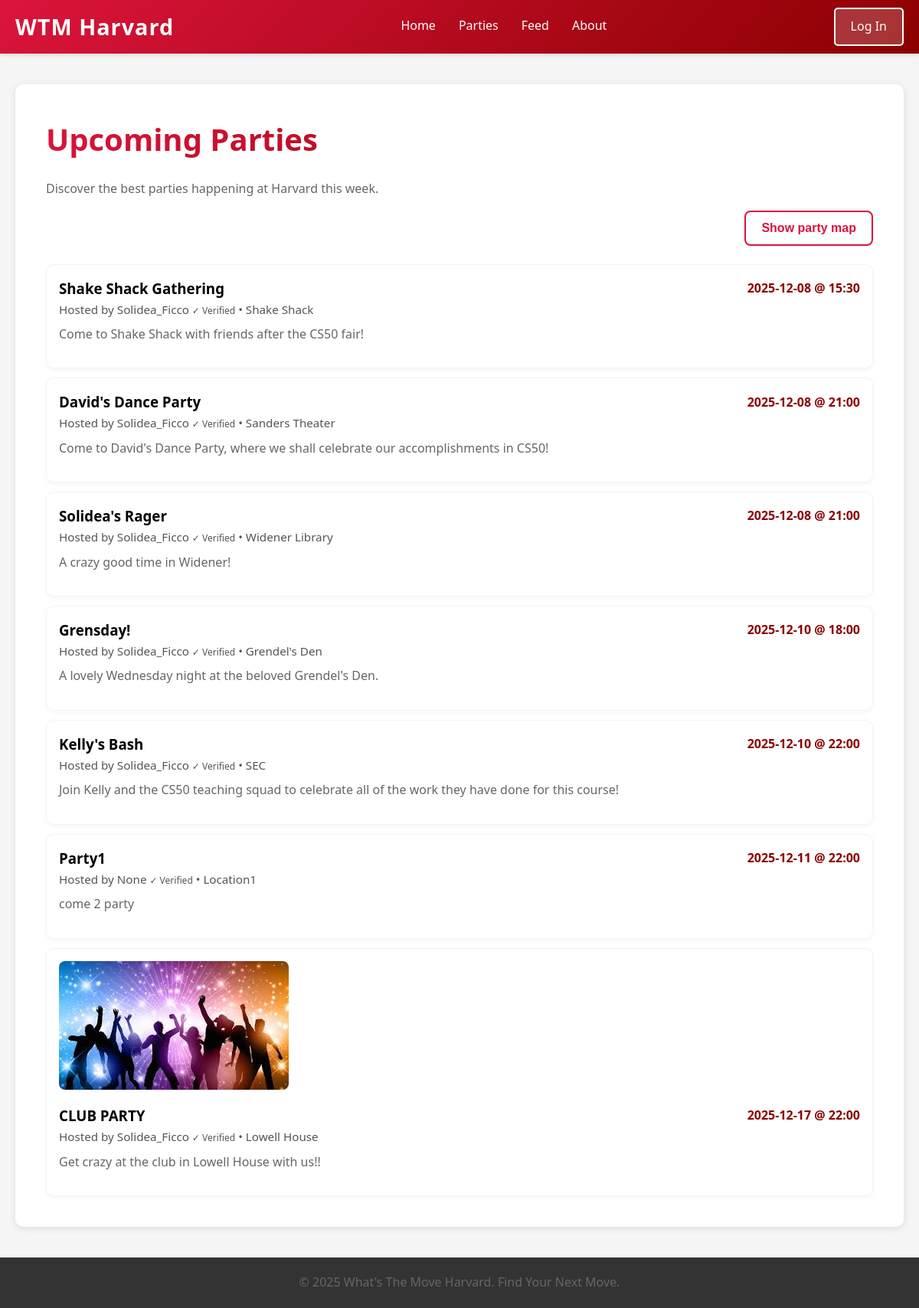
/list, run on an earlier commit of the app's database.
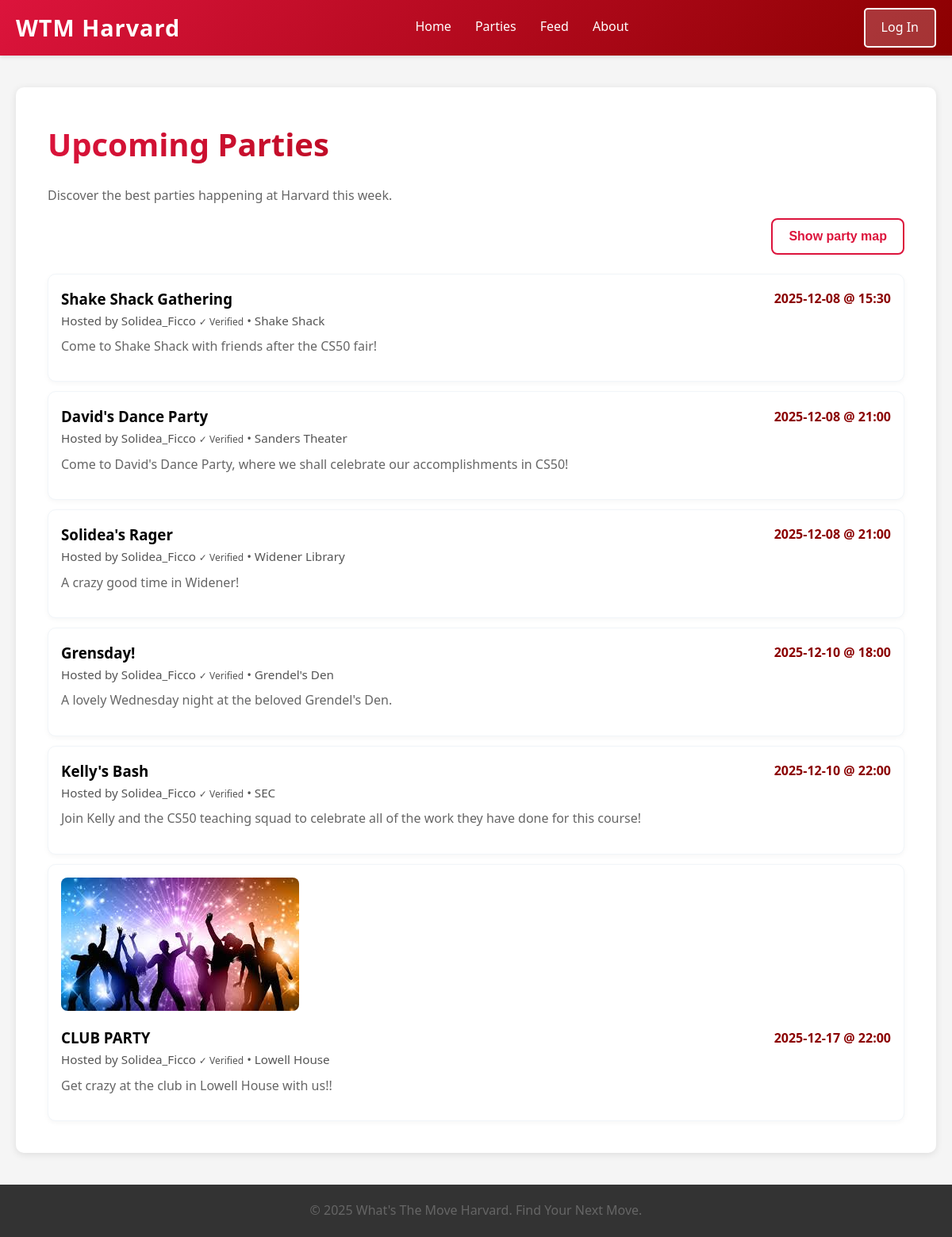
And on a later commit of the database.
### tables this page shows
CREATE TABLE parties (id INTEGER PRIMARY KEY AUTOINCREMENT, user_id INTEGER NOT NULL, host_name TEXT NOT NULL, party_name TEXT NOT NULL, location TEXT NOT NULL, date TEXT NOT NULL, time TEXT NOT NULL, description TEXT, created_at TIMESTAMP DEFAULT CURRENT_TIMESTAMP, latitude REAL, longitude REAL, flyer_path TEXT, FOREIGN KEY (user_id) REFERENCES users(id));

CREATE TABLE users (id INTEGER PRIMARY KEY AUTOINCREMENT NOT NULL, username TEXT NOT NULL, hash TEXT NOT NULL, display_name TEXT);

### app.py (the view)
@app.route('/list')
def list_page():
    user = current_user()
    conn = get_db_connection()
    parties = conn.execute(
        """
        SELECT p.id,
               p.party_name,
               p.location,
               p.latitude,
               p.longitude,
               p.date,
               p.time,
               p.description,
               p.host_name,
               p.flyer_path,
               p.created_at,
               u.username AS created_by,
               u.display_name AS verified_host
        FROM parties p
        JOIN users u ON p.user_id = u.id
        ORDER BY p.date, p.time
        """
    ).fetchall()
    conn.close()
    user_wishlist = get_user_wishlist_ids(user['id']) if user else set()
    return render_template('list.html', parties=parties, user=user, user_wishlist=user_wishlist)

### app.py (called while the page is built)
def get_db_connection():
    conn = sqlite3.connect(DATABASE)
    conn.row_factory = sqlite3.Row
    return conn

def current_user():
    if 'user_id' in session:
        return {'id': session['user_id'], 'email': session.get('user')}
    return None

### templates/list.html (shortened to what this page needs)
{% extends "template.html" %}
{% block content %}
<div class="container">
    <h1>Upcoming Parties</h1>
    <p>Discover the best parties happening at Harvard this week.</p>
    <div class="list-actions">
        <button class="btn ghost" id="toggle-map-btn" type="button">Show party map</button>
    </div>
    <div class="party-list">
        {% if parties and parties|length > 0 %}
            {% for party in parties %}
            <div class="party-card">
                <a class="party-card-link" href="/party/{{ party['id'] }}">
                    {% if party.flyer_path %}
                    <div style="margin-bottom: 12px;">
                        <img src="{{ url_for('static', filename=party.flyer_path) }}"
                             alt="{{ party.party_name }} flyer"
                             style="max-width: 100%; max-height: 200px; object-fit: cover; border-radius: 8px;">
                    </div>
                    {% endif %}
                    <div class="party-card-header">
                        <h3>{{ party['party_name'] }}</h3>
                        <div class="party-date">{{ party['date'] }} @ {{ party['time'] }}</div>
                    </div>
                    <p class="party-meta">
                        Hosted by {{ party['verified_host'] }}
                        <span class="badge bg-success" style="font-size: 0.75rem;">✓ Verified</span>
                        • {{ party['location'] }}
                    </p>
                    {% if party['description'] %}
                    <p>{{ party['description'][:150] }}{% if party['description']|length > 150 %}...{% endif %}</p>
                    {% endif %}
                </a>
            </div>
            {% endfor %}
        {% else %}
            <div class="alert alert-secondary">
                No parties have been added yet. Be the first to add one!
            </div>
        {% endif %}
    </div>
</div>
<link rel="stylesheet" href="https://unpkg.com/leaflet@1.9.4/dist/leaflet.css" />
{% endblock %}

### templates/template.html (shortened to what this page needs)
<!DOCTYPE html>
<html lang="en">
<head>
    <link rel="stylesheet" href="{{ url_for('static', filename='style.css') }}">
</head>
<body>
    <nav class="navbar">
        <div class="nav-container">
            <a href="/" class="nav-logo">WTM Harvard</a>
            <ul class="nav-menu">
                <li class="nav-item">
                    <a href="/" class="nav-link">Home</a>
                </li>
                <li class="nav-item">
                    <a href="/list" class="nav-link">Parties</a>
                </li>
                <li class="nav-item">
                    <a href="/feed" class="nav-link">Feed</a>
                </li>
                <li class="nav-item">
                    <a href="/about" class="nav-link">About</a>
                </li>
            </ul>
            {% if session.get('user') %}
            <div class="nav-auth">
                <span class="nav-user">{{ session.get('username', session.get('user')) }}</span>
                <a href="/settings" class="nav-settings">Settings</a>
                <a href="/logout" class="nav-login">Log Out</a>
            </div>
            {% else %}
            <a href="/login" class="nav-login">Log In</a>
            {% endif %}
        </div>
    </nav>
    <main class="content">
        {% block content %}{% endblock %}
    </main>
    <footer class="footer">
        <p>&copy; 2025 What's The Move Harvard. Find Your Next Move.</p>
    </footer>
</body>
</html>

### static/style.css (style rules this page uses)
* { margin: 0; padding: 0; box-sizing: border-box; }
body { font-family: 'Segoe UI', Tahoma, Geneva, Verdana, sans-serif; background-color: #f5f5f5; line-height: 1.6; }
.navbar { background: linear-gradient(135deg, #dc143c 0%, #8b0000 100%); padding: 0; position: sticky; top: 0; z-index: 100; box-shadow: 0 2px 5px rgba(0, 0, 0, 0.1); }
.nav-container { max-width: 1200px; margin: 0 auto; padding: 0 20px; display: flex; justify-content: space-between; align-items: center; height: 70px; }
.nav-logo { color: white; font-size: 1.8rem; font-weight: bold; text-decoration: none; transition: color 0.3s ease; letter-spacing: 1px; }
.nav-menu { display: flex; list-style: none; gap: 30px; }
.nav-item { height: 70px; display: flex; align-items: center; }
.nav-link { color: white; text-decoration: none; font-size: 1rem; padding: 0.5rem 0; border-bottom: 3px solid transparent; transition: border-bottom 0.3s ease; }
.nav-login { color: white; text-decoration: none; font-size: 1rem; padding: 10px 20px; background: rgba(255, 255, 255, 0.2); border: 2px solid white; border-radius: 5px; transition: all 0.3s ease; }
.content { max-width: 1200px; margin: 40px auto; padding: 0 20px; min-height: calc(100vh - 200px); }
.footer { background: #333; color: white; text-align: center; padding: 20px; margin-top: 40px; }
.footer p { margin: 0; }
.container { background: white; padding: 40px; border-radius: 10px; box-shadow: 0 2px 10px rgba(0, 0, 0, 0.1); }
h1 { color: #333; margin-bottom: 20px; font-size: 2.5rem; background: linear-gradient(135deg, #dc143c 0%, #8b0000 100%); -webkit-background-clip: text; -webkit-text-fill-color: transparent; background-clip: text; }
p { color: #666; font-size: 1rem; margin-bottom: 15px; }
button { background: linear-gradient(135deg, #dc143c 0%, #8b0000 100%); color: white; border: none; padding: 12px 30px; border-radius: 5px; font-size: 1rem; cursor: pointer; transition: all 0.3s ease; }
.btn { display: inline-block; padding: 12px 20px; border-radius: 8px; font-weight: 700; text-decoration: none; transition: transform 0.2s ease, box-shadow 0.2s ease, background 0.3s ease, color 0.3s ease; }
.btn.ghost { border: 2px solid #dc143c; color: #dc143c; background: white; }
.party-list { margin-top: 24px; display: flex; flex-direction: column; gap: 12px; }
.party-card { padding: 16px; border: 1px solid #f1f5f9; border-radius: 10px; background: white; box-shadow: 0 2px 6px rgba(0, 0, 0, 0.04); }
.party-card-link { text-decoration: none; color: inherit; }
.party-card-header { display: flex; justify-content: space-between; align-items: center; gap: 12px; }
.party-date { font-weight: 700; color: #8b0000; }
.party-meta { font-size: 0.95rem; color: #555; margin-bottom: 8px; }
.list-actions { margin: 12px 0; display: flex; justify-content: flex-end; gap: 10px; }
img { max-width: 100%; height: auto; }

What changed in the data, as far as the page shows it:
removed parties: party_name "Party1", date "2025-12-11", time "22:00", verified_host "None", location "Location1", description "come 2 party"
